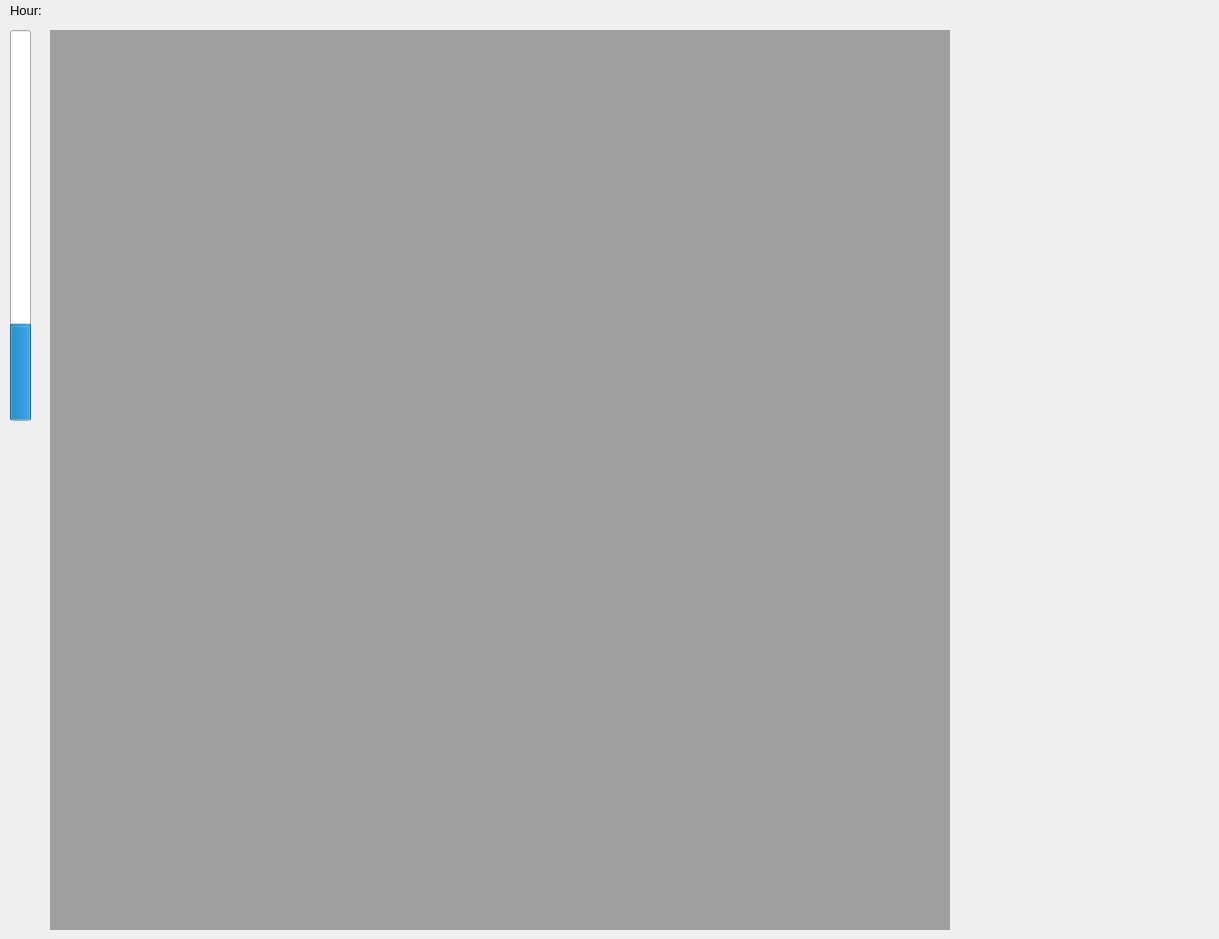
      <widget class="QWidget" name="page_3D">
       <widget class="QMdiArea" name="mdiArea_VTK">
        <property name="geometry">
         <rect>
          <x>50</x>
          <y>30</y>
          <width>900</width>
          <height>900</height>
         </rect>
        </property>
       </widget>
       <widget class="QProgressBar" name="progressBar">
        <property name="geometry">
         <rect>
          <x>10</x>
          <y>30</y>
          <width>21</width>
          <height>391</height>
         </rect>
        </property>
        <property name="value">
         <number>24</number>
        </property>
        <property name="orientation">
         <enum>Qt::Vertical</enum>
        </property>
       </widget>
       <widget class="QLabel" name="label_hour">
        <property name="geometry">
         <rect>
          <x>10</x>
          <y>0</y>
          <width>46</width>
          <height>20</height>
         </rect>
        </property>
        <property name="font">
         <font>
          <pointsize>10</pointsize>
         </font>
        </property>
        <property name="text">
         <string>Hour:</string>
        </property>
       </widget>
       <widget class="QLabel" name="hour_display">
        <property name="geometry">
         <rect>
          <x>50</x>
          <y>0</y>
          <width>46</width>
          <height>20</height>
         </rect>
        </property>
        <property name="font">
         <font>
          <pointsize>10</pointsize>
         </font>
        </property>
        <property name="text">
         <string/>
        </property>
       </widget>
       <widget class="QWidget" name="test_page" native="true">
        <property name="geometry">
         <rect>
          <x>1010</x>
          <y>170</y>
          <width>200</width>
          <height>300</height>
         </rect>
        </property>
       </widget>
      </widget>
